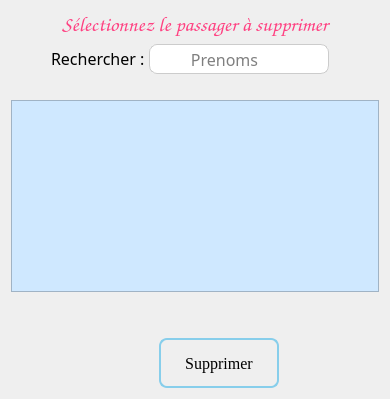
          <widget class="QWidget" name="page_32">
           <layout class="QGridLayout" name="gridLayout_15">
            <item row="3" column="0">
             <spacer name="verticalSpacer_9">
              <property name="orientation">
               <enum>Qt::Orientation::Vertical</enum>
              </property>
              <property name="sizeType">
               <enum>QSizePolicy::Policy::Preferred</enum>
              </property>
              <property name="sizeHint" stdset="0">
               <size>
                <width>20</width>
                <height>40</height>
               </size>
              </property>
             </spacer>
            </item>
            <item row="1" column="0">
             <layout class="QHBoxLayout" name="horizontalLayout_25">
              <property name="spacing">
               <number>0</number>
              </property>
              <property name="topMargin">
               <number>0</number>
              </property>
              <property name="rightMargin">
               <number>50</number>
              </property>
              <property name="bottomMargin">
               <number>20</number>
              </property>
              <item>
               <spacer name="horizontalSpacer_34">
                <property name="orientation">
                 <enum>Qt::Orientation::Horizontal</enum>
                </property>
                <property name="sizeHint" stdset="0">
                 <size>
                  <width>40</width>
                  <height>20</height>
                 </size>
                </property>
               </spacer>
              </item>
              <item alignment="Qt::AlignmentFlag::AlignRight">
               <widget class="QLabel" name="label_17">
                <property name="sizePolicy">
                 <sizepolicy hsizetype="Fixed" vsizetype="Fixed">
                  <horstretch>0</horstretch>
                  <verstretch>0</verstretch>
                 </sizepolicy>
                </property>
                <property name="font">
                 <font>
                  <family>Calisto MT</family>
                  <pointsize>12</pointsize>
                 </font>
                </property>
                <property name="text">
                 <string>Rechercher : </string>
                </property>
               </widget>
              </item>
              <item alignment="Qt::AlignmentFlag::AlignRight">
               <widget class="QLineEdit" name="supRecherchePassager">
                <property name="sizePolicy">
                 <sizepolicy hsizetype="Fixed" vsizetype="Fixed">
                  <horstretch>0</horstretch>
                  <verstretch>0</verstretch>
                 </sizepolicy>
                </property>
                <property name="minimumSize">
                 <size>
                  <width>150</width>
                  <height>0</height>
                 </size>
                </property>
                <property name="maximumSize">
                 <size>
                  <width>150</width>
                  <height>30</height>
                 </size>
                </property>
                <property name="font">
                 <font>
                  <family>Calisto MT</family>
                  <pointsize>12</pointsize>
                 </font>
                </property>
                <property name="styleSheet">
                 <string notr="true">QLineEdit {
border : none;
 border: 1px solid #ccc;
border-right : none;
background-color : white;
border-top-left-radius : 8px;
border-bottom-left-radius : 8px;
}</string>
                </property>
                <property name="alignment">
                 <set>Qt::AlignmentFlag::AlignCenter</set>
                </property>
                <property name="placeholderText">
                 <string>Prenoms</string>
                </property>
               </widget>
              </item>
              <item>
               <widget class="QPushButton" name="pushButton_10">
                <property name="sizePolicy">
                 <sizepolicy hsizetype="Fixed" vsizetype="Fixed">
                  <horstretch>0</horstretch>
                  <verstretch>0</verstretch>
                 </sizepolicy>
                </property>
                <property name="minimumSize">
                 <size>
                  <width>30</width>
                  <height>30</height>
                 </size>
                </property>
                <property name="maximumSize">
                 <size>
                  <width>30</width>
                  <height>30</height>
                 </size>
                </property>
                <property name="font">
                 <font>
                  <family>Calisto MT</family>
                  <pointsize>12</pointsize>
                 </font>
                </property>
                <property name="styleSheet">
                 <string notr="true">QPushButton {
border : none;
background-color : #f8f8f8;
border: 1px solid #ccc;
border-left : none;
background-color : white;
border-top-right-radius : 8px;
border-bottom-right-radius : 8px;
}</string>
                </property>
                <property name="text">
                 <string/>
                </property>
                <property name="icon">
                 <iconset theme="QIcon::ThemeIcon::SystemSearch"/>
                </property>
               </widget>
              </item>
             </layout>
            </item>
            <item row="0" column="0">
             <widget class="QLabel" name="label_200">
              <property name="sizePolicy">
               <sizepolicy hsizetype="Preferred" vsizetype="Fixed">
                <horstretch>0</horstretch>
                <verstretch>0</verstretch>
               </sizepolicy>
              </property>
              <property name="font">
               <font>
                <family>Comic Sans MS</family>
                <pointsize>16</pointsize>
               </font>
              </property>
              <property name="styleSheet">
               <string notr="true">color: #FF4081;</string>
              </property>
              <property name="text">
               <string>Sélectionnez le passager à supprimer</string>
              </property>
              <property name="textFormat">
               <enum>Qt::TextFormat::AutoText</enum>
              </property>
              <property name="alignment">
               <set>Qt::AlignmentFlag::AlignCenter</set>
              </property>
              <property name="margin">
               <number>10</number>
              </property>
             </widget>
            </item>
            <item row="4" column="0">
             <layout class="QHBoxLayout" name="horizontalLayout_45">
              <property name="spacing">
               <number>20</number>
              </property>
              <property name="leftMargin">
               <number>0</number>
              </property>
              <property name="rightMargin">
               <number>100</number>
              </property>
              <item alignment="Qt::AlignmentFlag::AlignRight">
               <widget class="QPushButton" name="btnSup">
                <property name="enabled">
                 <bool>false</bool>
                </property>
                <property name="sizePolicy">
                 <sizepolicy hsizetype="Fixed" vsizetype="Fixed">
                  <horstretch>0</horstretch>
                  <verstretch>0</verstretch>
                 </sizepolicy>
                </property>
                <property name="minimumSize">
                 <size>
                  <width>120</width>
                  <height>50</height>
                 </size>
                </property>
                <property name="maximumSize">
                 <size>
                  <width>200</width>
                  <height>60</height>
                 </size>
                </property>
                <property name="font">
                 <font>
                  <family>Georgia</family>
                  <pointsize>12</pointsize>
                 </font>
                </property>
                <property name="styleSheet">
                 <string notr="true">QPushButton {
    background: qlineargradient(x1:0, y1:0, x2:0, y2:1,
                                stop:0 #00aaff, stop:1 #f0f0f0);
    border: 2px solid skyblue;
    border-radius: 8px;
    padding: 5px;
    color: black;
}

QPushButton:hover {
    background: qlineargradient(x1:0, y1:0, x2:0, y2:1,
                                stop:0 #f0f0f0, stop:1 #00aaff);
    border: 2px solid skyblue;
}

QPushButton:pressed {
    background: qlineargradient(x1:0, y1:0, x2:0, y2:1,
                                stop:0 #f0f0f0, stop:1 #0080ff);
    border: 2px solid teal;
}</string>
                </property>
                <property name="text">
                 <string>Supprimer</string>
                </property>
                <property name="icon">
                 <iconset theme="QIcon::ThemeIcon::EditDelete"/>
                </property>
                <property name="iconSize">
                 <size>
                  <width>20</width>
                  <height>20</height>
                 </size>
                </property>
               </widget>
              </item>
             </layout>
            </item>
            <item row="2" column="0">
             <widget class="QTableView" name="supListePassager">
              <property name="sizePolicy">
               <sizepolicy hsizetype="Expanding" vsizetype="Preferred">
                <horstretch>0</horstretch>
                <verstretch>0</verstretch>
               </sizepolicy>
              </property>
              <property name="font">
               <font>
                <family>Microsoft JhengHei</family>
                <pointsize>10</pointsize>
               </font>
              </property>
              <property name="styleSheet">
               <string notr="true">background-color:  #CFE8FF;
selection-background-color: lightseagreen;</string>
              </property>
              <property name="alternatingRowColors">
               <bool>true</bool>
              </property>
              <property name="selectionMode">
               <enum>QAbstractItemView::SelectionMode::SingleSelection</enum>
              </property>
              <property name="selectionBehavior">
               <enum>QAbstractItemView::SelectionBehavior::SelectRows</enum>
              </property>
              <attribute name="horizontalHeaderDefaultSectionSize">
               <number>230</number>
              </attribute>
              <attribute name="horizontalHeaderStretchLastSection">
               <bool>true</bool>
              </attribute>
              <attribute name="verticalHeaderVisible">
               <bool>false</bool>
              </attribute>
              <attribute name="verticalHeaderDefaultSectionSize">
               <number>35</number>
              </attribute>
             </widget>
            </item>
           </layout>
          </widget>
